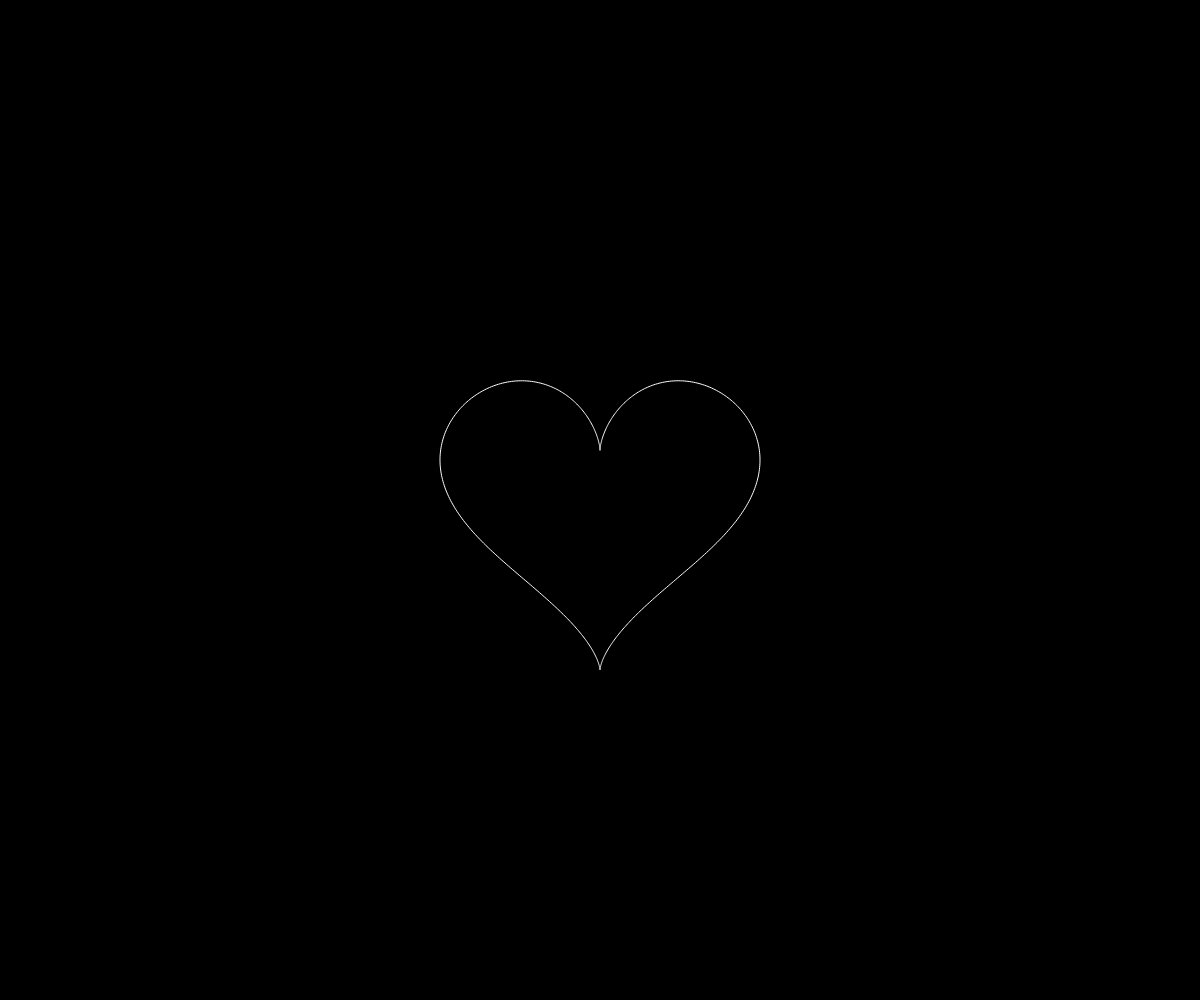
Frame 1 (no input)
Frame 60 (no input): identical to frame 1, image omitted
Frame 120 (the mouse pressed at the canvas centre since frame 60): identical to frame 1, image omitted

The p5.js sketch that drew this single still picture (run headless with seeded random() and noise() and a simulated clock; from frame 60 on, the mouse is pressed at the canvas centre):

// p5.js sketch
// ── sketch.js


function setup() {
	createCanvas(windowWidth, windowHeight);
}

function draw() {
background(0);
translate(width/2, height/2)
beginShape();
noFill();
stroke(255);
strokeWeight(1);
for (let a = 0; a < TWO_PI; a+=0.01) {
	 let r = 10;
	 let x = r * 16 * pow(sin(a),3);
	 let y = -r*(13 * cos(a) - 5*cos(2*a) - 2*cos(3*a) - cos(4*a));
	 vertex(x,y);
}
endShape();

}
